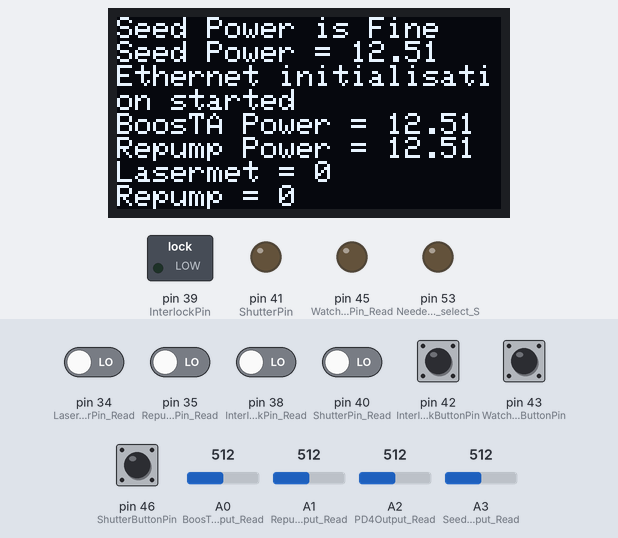
This sketch was run on a simulated Arduino Mega 2560, built with avr-gcc and run on an emulated ATmega2560. Shown: 128×64 one-colour display, switched loads named in the sketch (green lamp = pin HIGH), output pins drawn as LEDs (lit = HIGH). The test bench sets the inputs (shaded band); at power-on: pin 42 (InterlockButtonPin), pin 43 (WatchdogButtonPin), pin 46 (ShutterButtonPin) HIGH, pin 34 (LasermetShutterPin_Read), pin 35 (RepumpShutterPin_Read), pin 38 (InterlockPin_Read), pin 40 (ShutterPin_Read) LOW, A3 (SeedOutput_Read) = 512, A0 (BoosTAOutput_Read) = 512, A1 (RepumpOutput_Read) = 512, A2 (PD4Output_Read) = 512. WiFi joins after 1.5 s; servers stay silent unless stated; what the sketch prints to the serial monitor is not drawn.

Above: at 3.2 s.
3.3 s: A3 (SeedOutput_Read) set to 428
At 6.07 s:
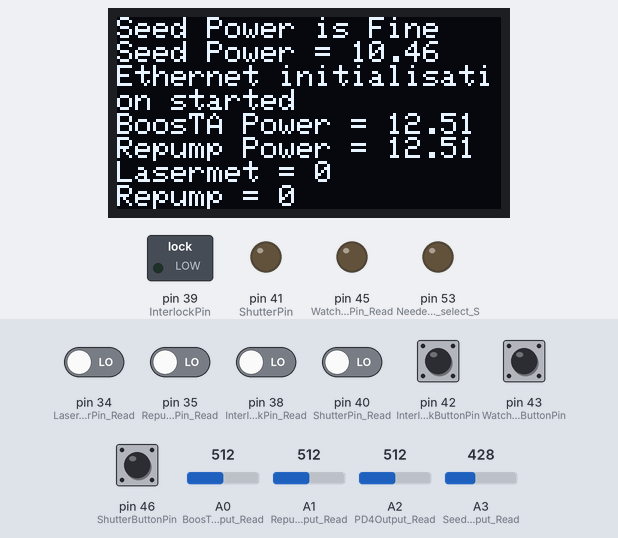
6.3 s: A3 (SeedOutput_Read) set to 403
9.3 s: A3 (SeedOutput_Read) set to 807
At 12.0 s:
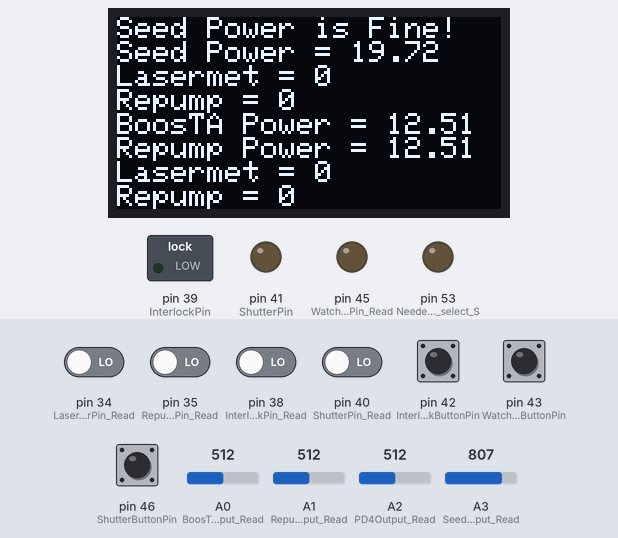
12.3 s: A3 (SeedOutput_Read) set to 825
15.3 s: pin 42 (InterlockButtonPin) pulled LOW for 0.15 s
At 15.8 s:
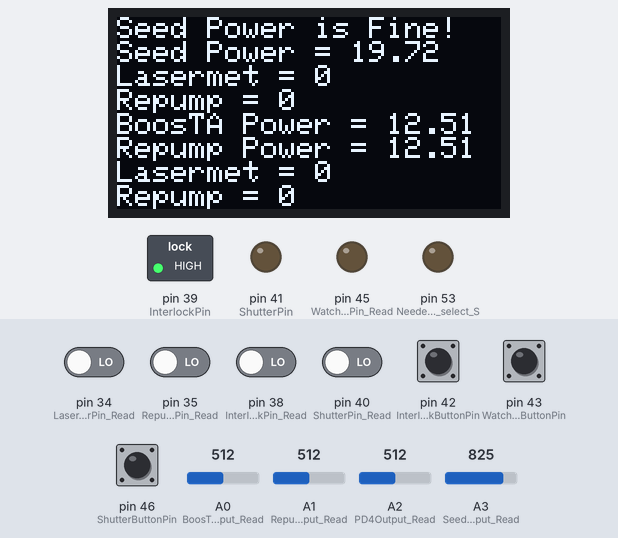
16.0 s: A0 (BoosTAOutput_Read) set to 716
At 17.3 s:
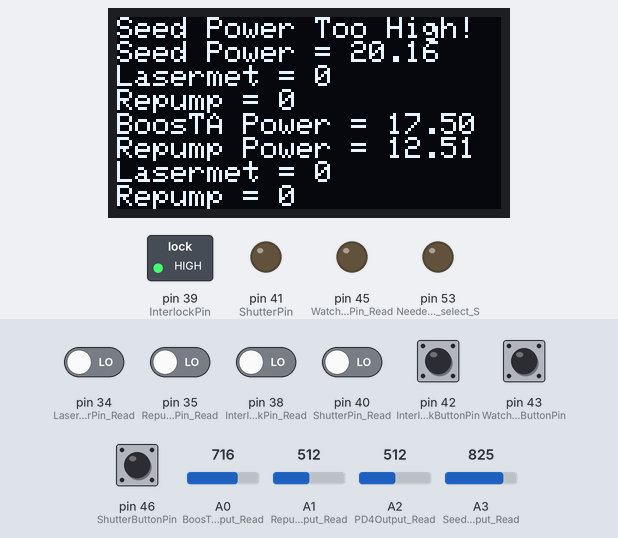
Timing chart, 0 to 19.0 s (numbered marks = the images above; inputs shaded):
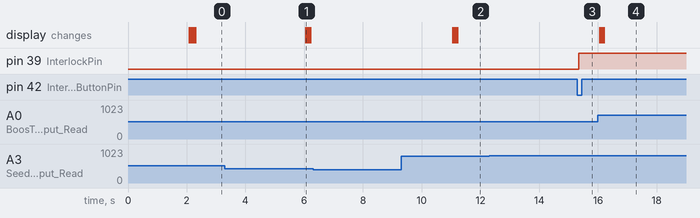

The sketch:

Firmware_BoosTA_Interlock_2.ino
```cpp
#include <SPI.h>
#include <Ethernet.h>
#include<EthernetUdp.h>
#include "Adafruit_MAX31855.h"
//Needed for OLED
#include <Adafruit_SSD1306.h>
#include <Adafruit_GFX.h>

// OLED display TWI address /////////////////////////////////////////////////////////////////////////
#define OLED_ADDR   0x3C
// reset pin not used on 4-pin OLED module
Adafruit_SSD1306 display(-1);  // -1 = no reset pin
///////////////////////////////////////////////////////////////////////////////////////////////////////////

// Initialise Ethernet Parameters /////////////////////////////////////////////////////////////////////////
#define UDP_TX_PACKET_MAX_SIZE 150 //increase UDP size
EthernetUDP Udp;
byte mac[] = { 0xDE, 0xAD, 0xBE, 0xEF, 0xFE, 0xEA };
const unsigned int localPort = 1396;
IPAddress IP_Collector(169, 254, 128, 105);
IPAddress IP_GRLab_Dev03(169, 254, 128, 108);
char recvdBuffer[10];
int recvdPacketSize;
unsigned long ethLastRecvd = 0;
unsigned long ethTimeout = 40000;
///////////////////////////////////////////////////////////////////////////////////////////////////////////

// Thermocouple Variables ////////////////////////////////////////////////////////////////////////////////
#define DO  2 // Common MOSI pin
#define CLK 3 // Common serial clock pin
#define CS01  4 // Chip select pins
#define CS02  5
#define CS03  6
#define CS04  7

//THERMOCOUPLES
Adafruit_MAX31855 thermocouple01(CLK, CS01, DO);
Adafruit_MAX31855 thermocouple02(CLK, CS02, DO);
Adafruit_MAX31855 thermocouple03(CLK, CS03, DO);
Adafruit_MAX31855 thermocouple04(CLK, CS04, DO);


// DEFINE PINS /////////////////////////////////////////////////////////////////////////////////////////
int SeedOutput_Read = A3; // Analog input channel sensor ADC values
int PD4Output_Read = A2;
int RepumpOutput_Read = A1;
int BoosTAOutput_Read = A0;

int ShutterButtonPin = 46;
int ShutterPin = 41;
int ShutterPin_Read = 40;

int InterlockButtonPin = 42;
int InterlockPin = 39;
int InterlockPin_Read = 38;

int WatchdogButtonPin = 43;
int WatchdogPin = 44;
int WatchdogTripPin_Read = 45;

int LasermetShutterPin_Read = 34;
int RepumpShutterPin_Read = 35;

// Initialise Variables ///////////////////////////////////////////////////////////////////////////////////
String headerStr = "GRLab,Dev03";
String payloadStr;

double temps [4]; // Buffer to hold thermocouple data

int BoosTAOutputVal = 0;
int RepumpOutputVal = 0;
int PD4OutputVal = 0;
int seedOutputVal = 0;

const unsigned int delayTime = 0;
const float seedPowerThresholdLower = 10;
const float seedPowerThresholdUpper = 20;
float seedPower;
float BoosTAPower;
float RepumpPower;
float PD4Power;

bool watchdogTripped = false;

// Debounce Stuff ///////////////////////////////////////////////////////////////////////
const int buttons = 3; // number of buttons you use
const int ShuttersInterlocks = 4; // number of shutters and interlocks

int currState[ShuttersInterlocks] = {0};                  // both variables 'current state' and 'state' are needed for
int state[buttons] = {1};                                 // the interlock and shutter state reading because there are switches
int buttonState[buttons] = {1};                           // external to arduino control that effect these states
int lastButtonState[buttons] = {1};
int buttonPin[buttons];
unsigned long lastDebounceTime[buttons] = {0};
/////////////////////////////////////////////////////////////////////////////////////////

// Display Screen Variables /////////////////////////////////////////////////////////////
const unsigned long screenUpdateInterval = 1000; // How often to take a data sample in ms
unsigned long previousScreenUpdateMillis = 0; // Time at which previous sample was acquired
unsigned long currentMillis = 0; // Current time elapsed since program started in ms
/////////////////////////////////////////////////////////////////////////////////////////

void setup() {

  // initialize and clear display
  display.begin(SSD1306_SWITCHCAPVCC, OLED_ADDR);
  display.clearDisplay();
  display.display();
  display.setTextSize(1);
  display.setTextColor(WHITE,BLACK);
  //display.dim(true);

  // Allow ethernet chip time to initialise after being powered up
  delay(1000);
  Serial.begin(57600);

  pinMode(53, OUTPUT); // Needed for slave select SPI for Mega (not connected)
  pinMode(10, OUTPUT); // SPI SS pin for most Arduino models (need to connect)

  pinMode(ShutterButtonPin, INPUT_PULLUP);
  pinMode(InterlockButtonPin, INPUT_PULLUP);
  pinMode(WatchdogButtonPin, INPUT_PULLUP);

  pinMode(ShutterPin, OUTPUT);
  pinMode(InterlockPin, OUTPUT);
  pinMode(WatchdogTripPin_Read, OUTPUT);

  Ethernet.begin(mac, IP_GRLab_Dev03);
  Udp.begin(localPort);
  delay(1000); // Allow ethernet chip time to initialise
  textDisplay("Ethernet initialisation started");


}

void loop() {

  currentMillis = millis();

  // READ PHOTODIODE POWERS /////////////////////////////////////////////////////////////
  seedOutputVal = analogRead(SeedOutput_Read);
  seedPower = (seedOutputVal) / 1023.0 * 25;
  BoosTAOutputVal = analogRead(BoosTAOutput_Read);
  BoosTAPower = (BoosTAOutputVal) / 1023.0 * 25;
  RepumpOutputVal = analogRead(RepumpOutput_Read);
  RepumpPower = (RepumpOutputVal) / 1023.0 * 25;
  PD4OutputVal = analogRead(PD4Output_Read);
  PD4Power = (PD4OutputVal) / 1023.0 * 25;
  ///////////////////////////////////////////////////////////////////////////////////////

  // DETECT STATE CHANGE OF DCHP INTERLOCK BUTTON ///////////////
  // DETECT STATE CHANGE OF WATCHDOG LISTENING BUTTON ///////////
  // READ LASERMET SHUTTER STATE ////////////////////////////////
  // READ FIBRE DOCK SHUTTER STATE //////////////////////////////
  // READ DCHP INTERLOCK STATE //////////////////////////////////
  // READ BOOSTA OUTPUT POWER ///////////////////////////////////
  // READ REPUMP POWER //////////////////////////////////////////


  // DEFINE REFERENCES ///////////////////////////////////////////////////////////
  int Shutter = 0;
  int Interlock = 1;
  int Watchdog = 2;
  int LasermetShutter = 2;
  int RepumpShutter = 3;

  buttonPin[Shutter] = ShutterButtonPin;
  buttonPin[Interlock] = InterlockButtonPin;
  buttonPin[Watchdog] = WatchdogButtonPin;
  ////////////////////////////////////////////////////////////////////////////////////////

  // CHECK BUTTON STATES /////////////////////////////////////////////////////////////////
  if(!watchdogTripped){
    if(buttonStateChange(Shutter)){
      Serial.println("Shutter State Changed");
      digitalWrite(ShutterPin,state[Shutter]);
    }

     if(buttonStateChange(Interlock)){
      Serial.println("Interlock State Changed");
      digitalWrite(InterlockPin,state[Interlock]);
    }
  }

  if(buttonStateChange(Watchdog)){
    Serial.println("Watchdog State Changed");
    digitalWrite(WatchdogPin,state[Watchdog]);
     if (watchdogTripped){ // resets the watchdog
          watchdogTripped = false;
          digitalWrite(WatchdogTripPin_Read,LOW);
     }
  }

  currState[Shutter] = digitalRead(ShutterPin_Read);
  currState[Interlock] = digitalRead(InterlockPin_Read);
  currState[LasermetShutter] = digitalRead(LasermetShutterPin_Read);
  currState[RepumpShutter] = digitalRead(RepumpShutterPin_Read);

  ///////////////////////////////////////////////////////////////////////////////////////

  // WATCHDOG CONDITIONS ////////////////////////////////////////////////////////////////
  if (state[Watchdog]) {

    // Trip conditions: fibre dock shutter open AND seed power too low
    //               OR fibre dock shutter open AND seed power too high
    //               OR fibre dock shutter open AND DCHP controller interlock disabled

    //               OR BoosTA current applied AND fibre dock shutter closed
    //               OR BoosTA current applied and seed power too low


    if (((currState[Shutter] == 1) && (seedPower < seedPowerThresholdLower)) ||
       ((currState[Shutter] == 1) && (seedPower > seedPowerThresholdUpper))){
      Serial.println("WARNING: Trip condition met");
      digitalWrite(WatchdogTripPin_Read,HIGH);
      watchdogTripped = true;
      digitalWrite(ShutterPin,LOW);
      state[Shutter] = 0;
      digitalWrite(InterlockPin,LOW);
      state[Interlock] = 0;
      digitalWrite(WatchdogPin,LOW);
      state[Watchdog] = 0;
    }

  }
  ///////////////////////////////////////////////////////////////////////////////////////

  // ETHERNET /////////////////////////////////////////////////////////////////////////////
  recvdPacketSize = Udp.parsePacket();

  if (recvdPacketSize > 0) {

    static bool packet1 = true;
    if(packet1){
      textDisplay("Ethernet connection established");
      packet1 = false;
    }

    Udp.read(recvdBuffer, UDP_TX_PACKET_MAX_SIZE);

    ethLastRecvd = millis();

    // Read thermocouples
    temps[0] = thermocouple01.readCelsius();
    temps[1] = thermocouple02.readCelsius();
    temps[2] = thermocouple03.readCelsius();
    temps[3] = thermocouple04.readCelsius();

    payloadStr = headerStr
                 + "," + seedOutputVal
                 + "," + BoosTAOutputVal
                 + "," + RepumpOutputVal
                 + "," + seedPower
                 + "," + BoosTAPower
                 + "," + RepumpPower;

    for (int i = 0; i < 4; i++) {
      if (isnan(temps[i])) {
        payloadStr = payloadStr + "," + "0.0";
      } else {
        payloadStr = payloadStr + "," + temps[i];
      }
    }

    payloadStr = payloadStr
                + "," + String(currState[Shutter])
                + "," + String(currState[Interlock])
                + "," + String(state[Watchdog])
                + "," + String(watchdogTripped)
                + "," + String(currState[LasermetShutter])
                + "," + String(currState[RepumpShutter]);

    Serial.println(payloadStr);
    Udp.beginPacket(IP_Collector, localPort);
    Udp.print(payloadStr);
    Udp.endPacket();

    memset(recvdBuffer, 0, sizeof(recvdBuffer));
  }
  ///////////////////////////////////////////////////////////////////////////////////////

  // UPDATE DISPLAY SCREEN //////////////////////////////////////////////////////////////
  if ((currentMillis - previousScreenUpdateMillis) >= screenUpdateInterval) { // TODO: OR if anything has been tripped OR button been pressed
    Serial.print("Sensor Value = ");
    Serial.print(seedOutputVal);
    Serial.print(" , Seed Power = ");
    Serial.println(seedPower);

    display.setCursor(0,0);

    if (seedPower < seedPowerThresholdLower) {
      Serial.println("Seed Power Too Low!");
      display.println("Seed Power Too Low!");
    }
    else if (seedPower > seedPowerThresholdUpper) {
      Serial.println("Seed Power Too High!");
      display.println("Seed Power Too High!");
    } else{
      Serial.println("Seed Power is Fine");
      display.println("Seed Power is Fine");
    }

    display.setCursor(0,8);
    display.print("Seed Power = ");
    display.println(seedPower);
    static int OLEDupdate = 0;
    String currmsg;
    if (OLEDupdate%5 == 0){
      currmsg = "BoosTA Power = " + String(BoosTAPower);
      textDisplay(currmsg);
      currmsg= "Repump Power = " + String(RepumpPower);
      textDisplay(currmsg);
      currmsg = "Lasermet = " + String(currState[LasermetShutter]);
      textDisplay(currmsg);
      currmsg = "Repump = " + String(currState[RepumpShutter]);
      textDisplay(currmsg);
    }
    OLEDupdate++;

    currmsg = "Shutter Current = " + String(currState[Shutter]);
    Serial.println(currmsg);
    currmsg = "Interlock State = " + String(currState[Interlock]);
    Serial.println(currmsg);
    currmsg = "Watchdog Listening=" + String(state[Watchdog]);
    Serial.println(currmsg);
    currmsg = "Watchdog Tripped=" + String(watchdogTripped);
    Serial.println(currmsg);
    currmsg = "Lasermet Shutter State = " + String(currState[LasermetShutter]);
    Serial.println(currmsg);
    currmsg = "Repump Shutter State = " + String(currState[RepumpShutter]);
    Serial.println(currmsg);
    Serial.println("");
    previousScreenUpdateMillis += screenUpdateInterval;
  }

  if ((millis() - ethLastRecvd) > ethTimeout) {
    static int displayDelay = 0;
    if (displayDelay%10000 == 0){
      textDisplay("Ethernet error Check connection and/or Restart device");
    }
    displayDelay++;
  }
  /////////////////////////////////////////////////////////////////////////////////////////

}

  //*************** DETECT STATE CHANGE OF BUTTON ***************//
bool buttonStateChange(int button){
  int reading = digitalRead(buttonPin[button]);
  int debounceDelay = 50;
  if (reading != lastButtonState[button]) {
    // reset the debouncing timer
    lastDebounceTime[button] = millis();
  }
  if ((millis() - lastDebounceTime[button]) > debounceDelay) {
  // if the button state has changed:
    if (reading != buttonState[button]) {
      buttonState[button] = reading;
      if (buttonState[button] == LOW) {
        state[button] = !state[button];
        lastButtonState[button] = reading;
        return true;
      }
    }
  }
  lastButtonState[button] = reading;
  return false;
}

//*************** FIFO OLED STRING DISPLAY ***************//
// No. of lines = 8
// Max char per line = 21
void textDisplay(String msg) {
  const int displayLines = 6; // number of fifo display lines wanted
  static String OLEDstrings[displayLines] = "";
  int len[displayLines] = {0};
  int linecalc = 0;
  int startStr = 0;

//  flashes display when updated
//  display.display();
//  delay(1);

  if (msg == "") msg = " ";
  // fills fifo array with input strings
  if (OLEDstrings[(displayLines-1)] == "") {
    for (int line = 0; line<displayLines; line++){
      if (OLEDstrings[line] == "") {
        OLEDstrings[line] = msg;
        len[line] = OLEDstrings[line].length(); // fills array with length of corresponding string
        break;
      }
    }
  }else{
    for (int line=0; line<(displayLines-1); line++){
      OLEDstrings[line] = OLEDstrings[line+1];
      len[line] = OLEDstrings[line].length(); // fills array with length of corresponding string
    }
  OLEDstrings[(displayLines-1)] = msg;
  len[(displayLines-1)] = msg.length();
  }

  // works out which string in OLEDstrings to start displaying from
  for (int i=(displayLines-1); i>=0; i--){         // starting with the last input working up
    if (OLEDstrings[i] != ""){
      linecalc += (len[i]/21);                     // sums number of lines until either...
      if(len[i]%21 != 0) linecalc++;
    }
    if(linecalc == displayLines) {                 // ...the right number of lines is hit (start display loop with current string no)
      startStr = i;
      break;
    }else if(linecalc > displayLines){             // OR it goes over the number of lines (start with previous string no)
      if (i = 1) startStr = i;
      startStr = i+1;
      break;
    }
  }

  //Displays array
  int Xcursor = (8 - displayLines)*8;
  display.setCursor(0,Xcursor);
  for (int line=startStr; line<displayLines; line++){
    display.println(OLEDstrings[line]);
  }
  display.display();
  delay(1);
  //clears display
  display.fillRect(0, Xcursor, display.width(), (display.height()-Xcursor), BLACK);
}
```

Measured:
- after the input at 6.3 s, every drawn part: stays the same
- after the input at 12.3 s, every drawn part: stays the same
- after the input at 15.3 s, pin 39 (InterlockPin): LOW → HIGH after 0.05 s
